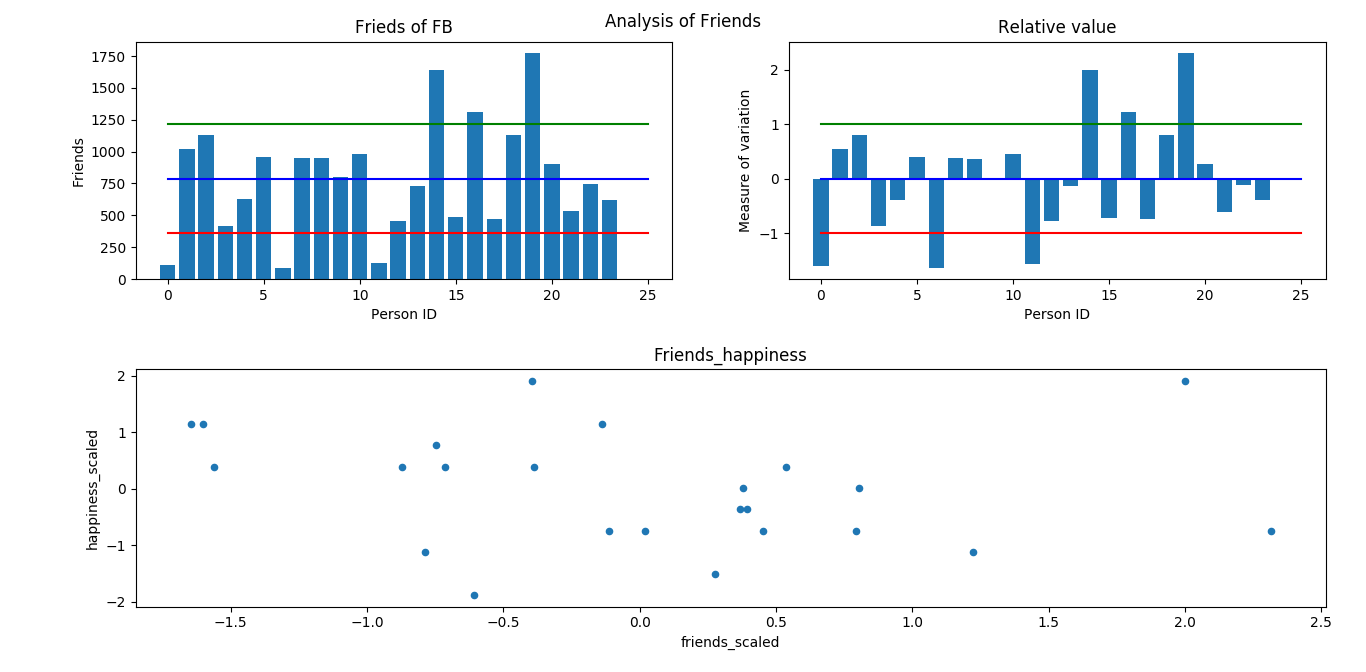

Here is the Python script that generated this plot:
#!/usr/bin/python
from matplotlib import pyplot as plt
import numpy as np
import pandas as pd
from sklearn import preprocessing

friends = [109, 1017, 1127, 418, 625, 957, 89, 950, 946, 797, 981, 125, 455, 731, 1640, 485, 1309, 472, 1132, 1773, 906, 531, 742, 621]
happiness = [.8, .6, .3, .6, .6, .4, .8, .5, .4, .3, .3, .6, .2, .8, 1, .6, .2, .7, .5, .3, .1, 0, .3, 1]
friend_mean=np.mean(friends)
friend_median=np.median(friends)
friend_sd=np.std(friends)
print("Mean number of friends is %f" %friend_mean)
print("Median number of friends is %f" %friend_median)
print("The gap between maximun and least is %f"%(np.max(friends)-np.min(friends)))
print("The standard deviation is %f"%friend_sd)


df = pd.DataFrame({'friends':friends, 'happiness':happiness})
df_scaled = pd.DataFrame(preprocessing.scale(df), columns = ['friends_scaled', 'happiness_scaled'])
print(df.corr())

within_1_std=df_scaled[(df_scaled['friends_scaled'] <= 1) & (df_scaled['friends_scaled'] >= -1)].shape[0]
percentage_within_1_std=within_1_std/float(df_scaled.shape[0])
print(percentage_within_1_std)

within_2_std=df_scaled[(df_scaled['friends_scaled'] <= 2) & (df_scaled['friends_scaled'] >= -2)].shape[0]
percentage_within_2_std=within_2_std/float(df_scaled.shape[0])
print(percentage_within_2_std)

within_3_std=df_scaled[(df_scaled['friends_scaled'] <= 3) & (df_scaled['friends_scaled'] >= -3)].shape[0]
percentage_within_3_std=within_3_std/float(df_scaled.shape[0])
print(percentage_within_3_std)

#fig,((ax1,ax2),(ax3,_))=plt.subplots(2,2, sharey=False)
y_pos = range(len(friends))

z_scores = []
for friend in friends:
    z = (friend - friend_mean)/friend_sd
    z_scores.append(z)

fig = plt.figure(figsize=(8, 6))

ax1 = plt.subplot2grid((2, 2), (0, 0), colspan=1)
ax1.bar(y_pos, friends)
ax1.plot((0, 25), (789, 789), 'b-')
ax1.plot((0, 25), (789+425, 789+425), 'g-')
ax1.plot((0, 25), (789-425, 789-425), 'r-')
ax1.set_xlabel("Person ID")
ax1.set_ylabel("Friends")
ax1.set_title("Frieds of FB")

ax2 = plt.subplot2grid((2, 2), (0, 1), colspan=1)
ax2.bar(y_pos,z_scores)
ax2.set_title("Relative value")
ax2.set_xlabel("Person ID")
ax2.set_ylabel("Measure of variation")
ax2.plot((0, 25), (1, 1), 'g-')
ax2.plot((0, 25), (0, 0), 'b-')
ax2.plot((0, 25), (-1, -1), 'r-')

ax3 = plt.subplot2grid((2, 2), (1, 0), colspan=2)
df_scaled.plot(kind='scatter', x = 'friends_scaled', y = 'happiness_scaled',ax=ax3)
ax3.set_xlabel("friends_scaled")
ax3.set_ylabel("happiness_scaled")
ax3.set_title("Friends_happiness")


fig.suptitle("Analysis of Friends")

fig.tight_layout()

plt.show()
